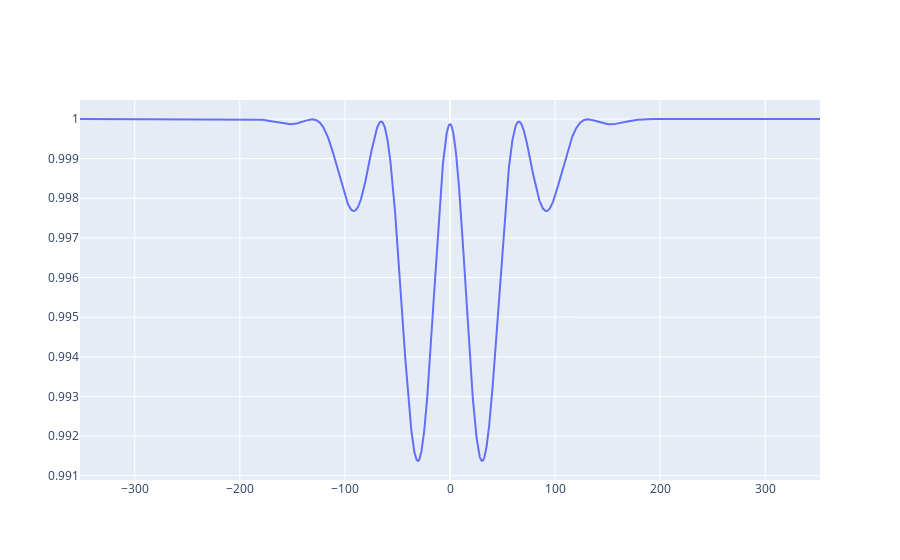

Notebook source saved alongside this figure:
### Markdown cell above
# Laser dense

### Code cell
df_dense=pd.read_csv("/home/user/BachelorThesis/trecxcoefftests/tiptoe_dense/0013/expec", sep='\s+', header=8)
#shift every column name by one and remove the first column
df_dense.columns = df_dense.columns[1:].tolist() + [""]
#remove last column
df_dense = df_dense.iloc[:, :-1]


c = (df_dense["Re{<H0:0|psi>}"] + 1j * df_dense["Imag{<H0:0|psi>}"])*np.exp(-1j*df_dense["Time"]*1/2)

fig = go.Figure()
#fig.add_trace(go.Scatter(x=np.array(df_dense["Time"]), y=np.array(np.imag(c)), mode='lines', name='c^2_Occ_0'))
#fig.add_trace(go.Scatter(x=np.array(df_dense["Time"]), y=np.array(df_dense["Re{<H0:0|psi>}"]), mode='lines', name='c^2_new'))
fig.add_trace(go.Scatter(x=np.array(df_dense["Time"]), y=np.array(df_dense["<Occ{H0:0}>"]), mode='lines', name='c^2_Occ_1'))
# fig.add_trace(go.Scatter(x=np.array(df_dense["Time"]), y=np.array(df_dense["<Occ{H0:2}>"]), mode='lines', name='c^2_Occ_2'))
# fig.add_trace(go.Scatter(x=np.array(df_dense["Time"]), y=np.array(df_dense["<Occ{H0:3}>"]), mode='lines', name='c^2_Occ_3'))
# fig.add_trace(go.Scatter(x=np.array(df_dense["Time"]), y=np.array(df_dense["<Occ{H0:4}>"]), mode='lines', name='c^2_Occ_4'))
# fig.add_trace(go.Scatter(x=np.array(df_dense["Time"]), y=np.array(df_dense["<Occ{H0:5}>"]), mode='lines', name='c^2_Occ_5'))
#fig.add_trace(go.Scatter(x=np.array(df_dense["Time"]), y=1-(np.real(cumulative_integral_reduced)**2+np.imag(cumulative_integral_reduced)**2), mode='lines', name='c^2_analytical'))
#fig.add_trace(go.Scatter(x=np.array(df_dense["Time"]), y=np.array(df_dense["Re{<H0:2|psi>}"]**2+df_dense["Imag{<H0:2|psi>}"]**2), mode='lines', name='c^2_new'))
#fig.add_trace(go.Scatter(x=np.array(df_dense["Time"]), y=np.array(df_dense["Re{<H0:0|psi>}"]), mode='lines', name='c^2_new'))

### Figure 1 — Plotly figure (JSON) as saved in the notebook; plotly's stock layout.template omitted (floating-point values rounded to 4 significant figures; data arrays with more than 128 entries replaced by an {"elided": "..."} marker saying what was removed)
{"data": [{"mode": "lines", "name": "c^2_Occ_1", "type": "scatter", "x": {"elided": "7043 float values"}, "y": {"elided": "7043 float values"}}], "layout": {}}
